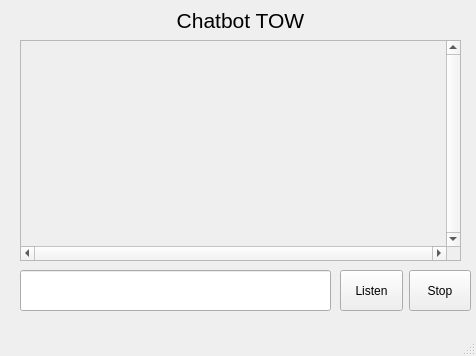
<?xml version="1.0" encoding="UTF-8"?>
<ui version="4.0">
 <class>MainWindow</class>
 <widget class="QMainWindow" name="MainWindow">
  <property name="geometry">
   <rect>
    <x>0</x>
    <y>0</y>
    <width>476</width>
    <height>356</height>
   </rect>
  </property>
  <property name="windowTitle">
   <string>MainWindow</string>
  </property>
  <widget class="QWidget" name="centralwidget">
   <widget class="QScrollArea" name="scrollArea">
    <property name="geometry">
     <rect>
      <x>20</x>
      <y>40</y>
      <width>441</width>
      <height>221</height>
     </rect>
    </property>
    <property name="focusPolicy">
     <enum>Qt::StrongFocus</enum>
    </property>
    <property name="contextMenuPolicy">
     <enum>Qt::DefaultContextMenu</enum>
    </property>
    <property name="autoFillBackground">
     <bool>true</bool>
    </property>
    <property name="verticalScrollBarPolicy">
     <enum>Qt::ScrollBarAlwaysOn</enum>
    </property>
    <property name="horizontalScrollBarPolicy">
     <enum>Qt::ScrollBarAlwaysOn</enum>
    </property>
    <property name="sizeAdjustPolicy">
     <enum>QAbstractScrollArea::AdjustToContents</enum>
    </property>
    <property name="widgetResizable">
     <bool>true</bool>
    </property>
    <widget class="QWidget" name="scrollAreaWidgetContents">
     <property name="geometry">
      <rect>
       <x>0</x>
       <y>0</y>
       <width>422</width>
       <height>202</height>
      </rect>
     </property>
    </widget>
   </widget>
   <widget class="QLineEdit" name="InputMessage">
    <property name="geometry">
     <rect>
      <x>20</x>
      <y>270</y>
      <width>311</width>
      <height>41</height>
     </rect>
    </property>
    <property name="text">
     <string/>
    </property>
   </widget>
   <widget class="QLabel" name="label">
    <property name="geometry">
     <rect>
      <x>50</x>
      <y>10</y>
      <width>381</width>
      <height>21</height>
     </rect>
    </property>
    <property name="font">
     <font>
      <pointsize>16</pointsize>
     </font>
    </property>
    <property name="autoFillBackground">
     <bool>true</bool>
    </property>
    <property name="frameShape">
     <enum>QFrame::NoFrame</enum>
    </property>
    <property name="text">
     <string>Chatbot TOW</string>
    </property>
    <property name="alignment">
     <set>Qt::AlignCenter</set>
    </property>
   </widget>
   <widget class="QWidget" name="horizontalLayoutWidget">
    <property name="geometry">
     <rect>
      <x>340</x>
      <y>270</y>
      <width>131</width>
      <height>41</height>
     </rect>
    </property>
    <layout class="QHBoxLayout" name="horizontalLayout">
     <item>
      <widget class="QPushButton" name="listenButton">
       <property name="sizePolicy">
        <sizepolicy hsizetype="Preferred" vsizetype="Preferred">
         <horstretch>0</horstretch>
         <verstretch>0</verstretch>
        </sizepolicy>
       </property>
       <property name="text">
        <string>Listen</string>
       </property>
      </widget>
     </item>
     <item>
      <widget class="QPushButton" name="StopButton">
       <property name="sizePolicy">
        <sizepolicy hsizetype="Preferred" vsizetype="Preferred">
         <horstretch>0</horstretch>
         <verstretch>0</verstretch>
        </sizepolicy>
       </property>
       <property name="text">
        <string>Stop</string>
       </property>
      </widget>
     </item>
    </layout>
   </widget>
  </widget>
  <widget class="QMenuBar" name="menubar">
   <property name="geometry">
    <rect>
     <x>0</x>
     <y>0</y>
     <width>476</width>
     <height>21</height>
    </rect>
   </property>
  </widget>
  <widget class="QStatusBar" name="statusbar"/>
 </widget>
 <resources/>
 <connections/>
</ui>
